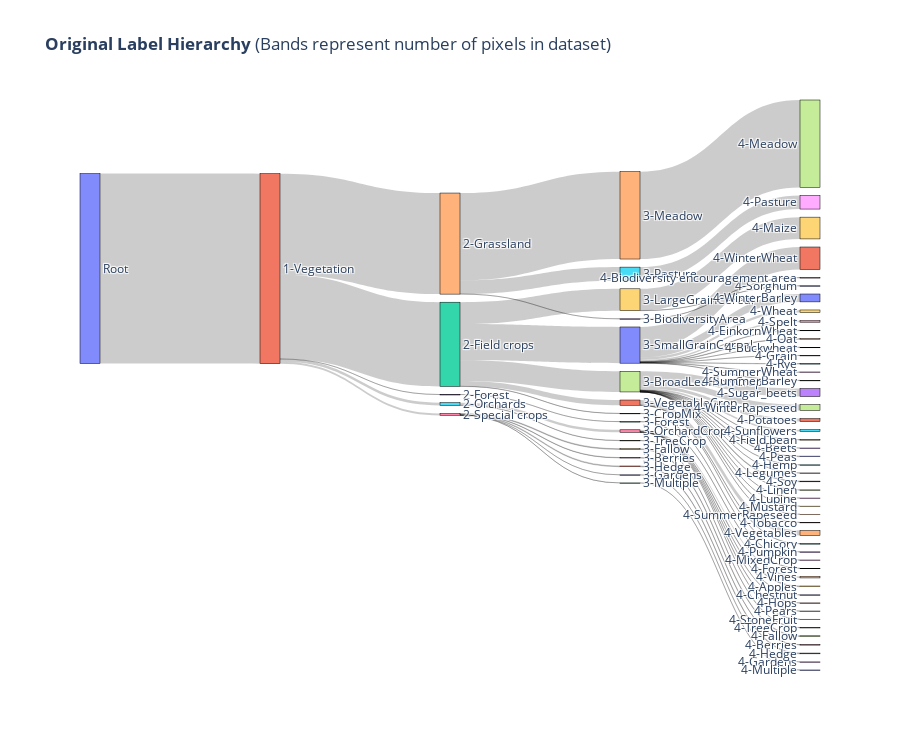

Notebook code cell kept with this figure:
### Code cell
# Now that node_dict and nodes list are correctly populated, build the sankey diagram nodes and links
sankey_nodes = [{'name': name} for name in nodes]
sankey_links = [{'source': link['source'], 'target': link['target'], 'value': link['value']} for link in links]

# Extract source, target, and value lists for the Sankey diagram
sources = [link['source'] for link in sankey_links]
targets = [link['target'] for link in sankey_links]
values = [link['value'] for link in sankey_links]
node_labels = [node['name'] for node in sankey_nodes]

# Create the Sankey diagram
fig = go.Figure(data=[go.Sankey(
    node=dict(
        pad=15,  # Controls the space (in pixels) between nodes
        thickness=20,  # Controls the thickness of the nodes
        line=dict(color="black", width=0.5),
        label=node_labels,  # Assign node labels
    ),
    link=dict(
        source=sources,
        target=targets,
        value=values,
    )
)])

# Set the layout properties
fig.update_layout(title_text="<b>Original Label Hierarchy</b> (Bands represent number of pixels in dataset)", font_size=12, height=750)

# Display the figure
fig.show()

### Figure 1 — Plotly figure (JSON) as saved in the notebook; plotly's stock layout.template omitted (floating-point values rounded to 4 significant figures)
{"data": [{"link": {"source": [0, 1, 1, 1, 1, 1, 2, 2, 2, 2, 2, 3, 4, 4, 4, 5, 5, 6, 6, 6, 6, 6, 7, 7, 7, 7, 7, 7, 7, 7, 7, 7, 7, 7, 7, 7, 7, 8, 9, 9, 10, 10, 10, 10, 10, 10, 10, 10, 10, 10, 10, 11, 11, 11, 12, 13, 14, 15, 16, 16, 16, 16, 16, 16, 17, 18, 19, 20, 21, 22], "target": [1, 2, 3, 4, 5, 6, 7, 8, 9, 10, 11, 12, 13, 14, 15, 16, 17, 18, 19, 20, 21, 22, 23, 24, 25, 26, 27, 28, 29, 30, 31, 32, 33, 34, 35, 36, 37, 38, 39, 40, 41, 42, 43, 44, 45, 46, 47, 48, 49, 50, 51, 52, 53, 54, 55, 56, 57, 58, 59, 60, 61, 62, 63, 64, 65, 66, 67, 68, 69, 70], "value": [7066252, 3131380, 3417, 3759095, 103207, 69153, 768464, 6022, 814838, 1346962, 195094, 3417, 3494, 3249831, 505770, 94301, 8906, 13969, 27371, 38, 27329, 446, 644, 11369, 1704, 2666, 3126, 308, 174, 22732, 110835, 25544, 295998, 1571, 70232, 1788, 219773, 6022, 809566, 5272, 1708, 12525, 4677, 17895, 10602, 56321, 4210, 11065, 97948, 292885, 837126, 4532, 1941, 188621, 3417, 3494, 3249831, 505770, 26699, 11, 774, 4442, 6038, 56337, 8906, 13969, 27371, 38, 27329, 446]}, "node": {"label": ["Root", "1-Vegetation", "2-Field crops", "2-Forest", "2-Grassland", "2-Orchards", "2-Special crops", "3-BroadLeafRowCrop", "3-CropMix", "3-LargeGrainCereal", "3-SmallGrainCereal", "3-VegetableCrop", "3-Forest", "3-BiodiversityArea", "3-Meadow", "3-Pasture", "3-OrchardCrop", "3-TreeCrop", "3-Berries", "3-Fallow", "3-Gardens", "3-Hedge", "3-Multiple", "4-Beets", "4-Field bean", "4-Hemp", "4-Legumes", "4-Linen", "4-Lupine", "4-Mustard", "4-Peas", "4-Potatoes", "4-Soy", "4-Sugar_beets", "4-SummerRapeseed", "4-Sunflowers", "4-Tobacco", "4-WinterRapeseed", "4-MixedCrop", "4-Maize", "4-Sorghum", "4-Buckwheat", "4-EinkornWheat", "4-Grain", "4-Oat", "4-Rye", "4-Spelt", "4-SummerBarley", "4-SummerWheat", "4-Wheat", "4-WinterBarley", "4-WinterWheat", "4-Chicory", "4-Pumpkin", "4-Vegetables", "4-Forest", "4-Biodiversity encouragement area", "4-Meadow", "4-Pasture", "4-Apples", "4-Chestnut", "4-Hops", "4-Pears", "4-StoneFruit", "4-Vines", "4-TreeCrop", "4-Berries", "4-Fallow", "4-Gardens", "4-Hedge", "4-Multiple"], "line": {"color": "black", "width": 0.5}, "pad": 15, "thickness": 20}, "type": "sankey"}], "layout": {"font": {"size": 12}, "height": 750, "title": {"text": "<b>Original Label Hierarchy</b> (Bands represent number of pixels in dataset)"}}}
